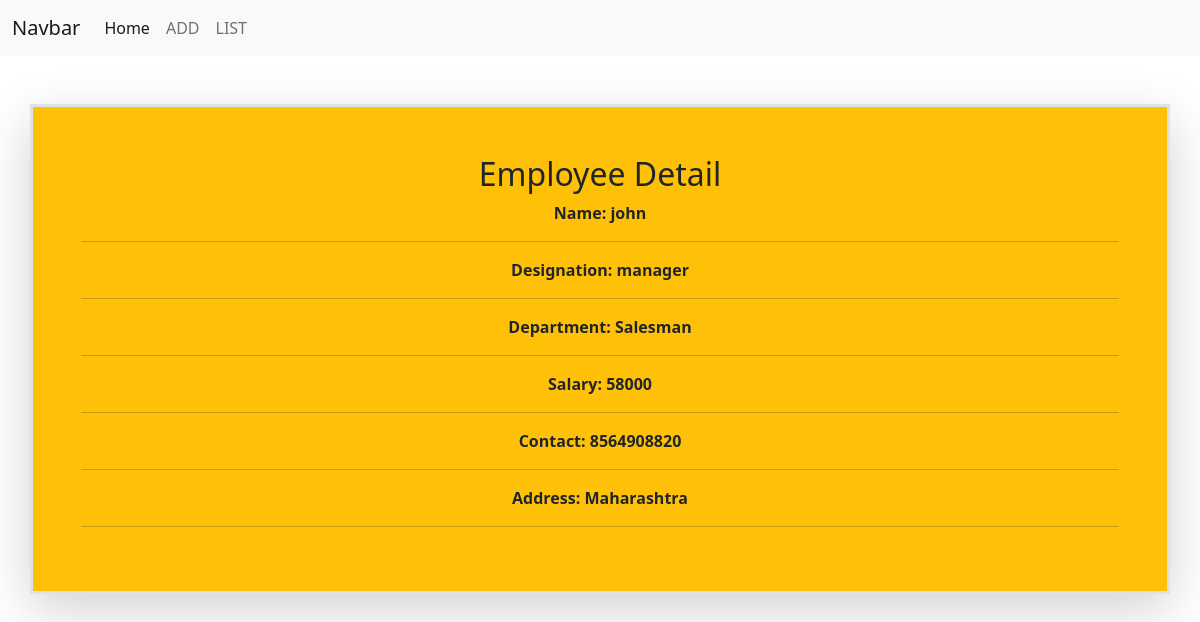
Screenshot of /employee/5/ with the database file from the repository.
### empapp/models.py (models this page shows)
class Employee(models.Model):
    name=models.CharField(max_length=50)
    designation=models.CharField(max_length=50)
    department=models.CharField(max_length=50)
    salary=models.PositiveIntegerField()
    contact=models.CharField(max_length=50)
    address=models.CharField(max_length=50)

### empapp/views.py (the view)
# urls.py: path('employee/<int:pk>/',views.EmployeeDetailView.as_view(),name='emp-detail'),
class EmployeeDetailView(View):
    def get(self,request,*args,**kwargs):
        id=kwargs.get("pk")
        qs=Employee.objects.get(id=id)
        return render(request,'empdetail.html',{'employee':qs})

### empapp/templates/empdetail.html (shortened to what this page needs)
{%extends 'base.html'%}
{%block main_block%}
<div class="container mt-5">
    <div class="row">
        <div class="col-4 border border-3 fw-bold text-center shadow-lg bg-warning w-100 p-5">
            <h1 class="text-center fs-2">Employee Detail</h1>
          Name:  {{employee.name}}
          <hr>
          Designation: {{employee.designation}}
          <hr>
          Department: {{employee.department}}
          <hr>
          Salary: {{employee.salary}}
          <hr>
          Contact: {{employee.contact}}
          <hr>
          Address: {{employee.address}}
          <hr>
        </div>
    </div>
</div>
{%endblock%}

### rows the page displays
Employee: name "john", designation "manager", department "Salesman", salary "58000", contact "8564908820", address "Maharashtra"
